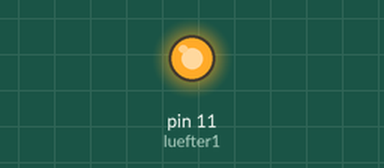
This sketch was run on a simulated Arduino Uno, built with avr-gcc and run on an emulated ATmega328P. Parts: output pins drawn as LEDs (lit = HIGH). What the sketch prints to the serial monitor is not drawn.

Above: at 0.1 s.
At 9.9 s:
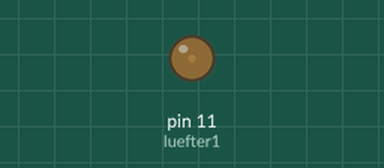
At 19.9 s:
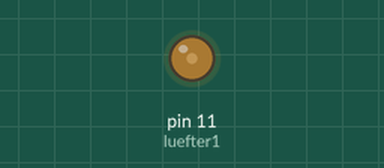
At 39.72 s:
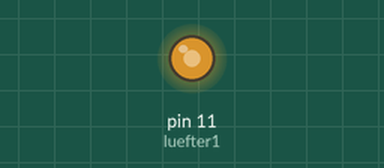
Timing chart, 0 to 40.0 s (numbered marks = the images above):
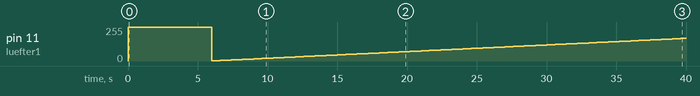

The sketch:

wwLuefter4_analog.ino
```cpp
 int luefter1 = 11;

void setup(void)
{
  Serial.begin(9600);


  pinMode(luefter1, OUTPUT);


}


void loop(void)
{
    Serial.print("loop");

  analogWrite(luefter1, 255);
  Serial.print("255 ");
  delay(6000);


for (int i=1;i<=255;i++) {
  analogWrite(luefter1, i);
  Serial.print(i);
  Serial.print(" ");
  delay(200);
}

}
```

Measured:
- by itself, pin 11 (luefter1): 0/255 → 255/255 at 0.00 s, → 1/255 6.0 s later, → 2/255 0.20 s later, → 3/255 0.20 s later, … (171 changes in this stretch)
